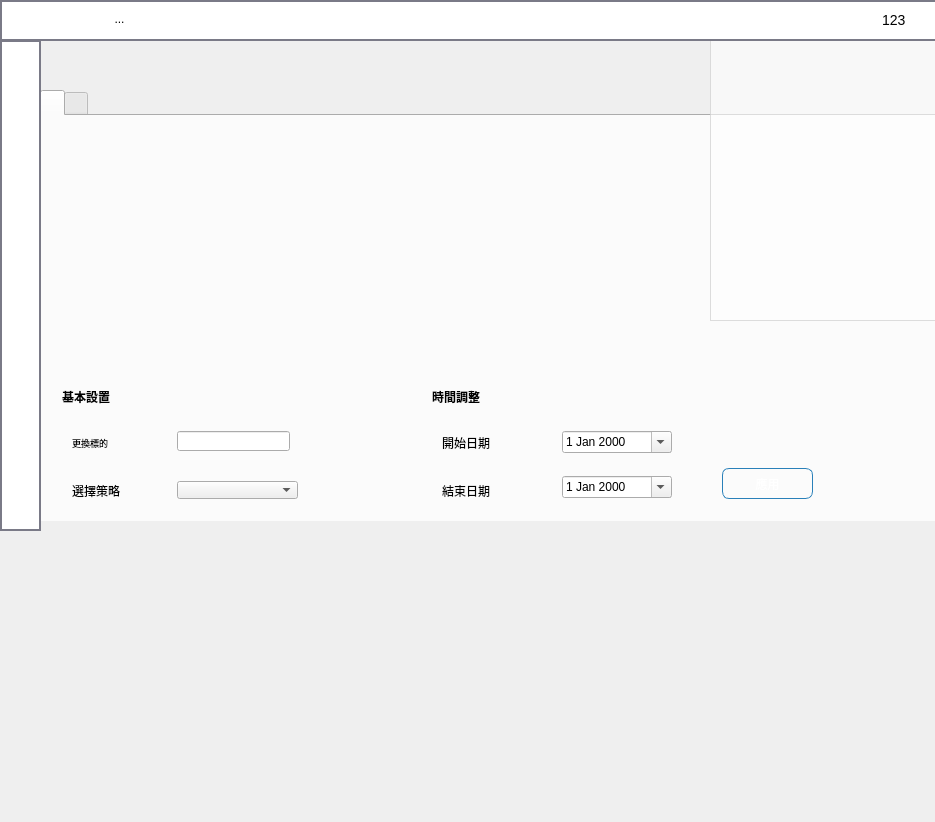
<?xml version="1.0" encoding="UTF-8"?>
<ui version="4.0">
 <class>Form</class>
 <widget class="QWidget" name="Form">
  <property name="geometry">
   <rect>
    <x>0</x>
    <y>0</y>
    <width>935</width>
    <height>822</height>
   </rect>
  </property>
  <property name="sizePolicy">
   <sizepolicy hsizetype="Expanding" vsizetype="Expanding">
    <horstretch>0</horstretch>
    <verstretch>0</verstretch>
   </sizepolicy>
  </property>
  <property name="windowTitle">
   <string>Form</string>
  </property>
  <property name="styleSheet">
   <string notr="true"/>
  </property>
  <widget class="QFrame" name="frame">
   <property name="geometry">
    <rect>
     <x>0</x>
     <y>0</y>
     <width>966</width>
     <height>41</height>
    </rect>
   </property>
   <property name="styleSheet">
    <string notr="true">QFrame {
    background-color: white; 

}
QLineEdit{

	background: transparent;：将背景颜色设为透明。
	border: none;
}
  QFrame {
                border: 2px solid #7A7A87;
            }
  QPushButton {
                border: none;
       
            }
  QLabel {
                border: none;
       
            }</string>
   </property>
   <property name="frameShape">
    <enum>QFrame::StyledPanel</enum>
   </property>
   <property name="frameShadow">
    <enum>QFrame::Raised</enum>
   </property>
   <widget class="QPushButton" name="pushButton_4">
    <property name="geometry">
     <rect>
      <x>840</x>
      <y>10</y>
      <width>61</width>
      <height>21</height>
     </rect>
    </property>
    <property name="cursor">
     <cursorShape>PointingHandCursor</cursorShape>
    </property>
    <property name="styleSheet">
     <string notr="true">font: 7pt &quot;Bauhaus 93&quot;;
QPushButton {
    border: none; /* 移除邊框 */
    background: none; /* 移除背景 */
  	 color: #FFFFFF; /* 設置文字顏色為白色 */
    font-size: 12px; /* 設置文字大小 */
}</string>
    </property>
    <property name="text">
     <string/>
    </property>
    <property name="icon">
     <iconset>
      <normaloff>../user-interface.png</normaloff>../user-interface.png</iconset>
    </property>
    <property name="iconSize">
     <size>
      <width>20</width>
      <height>20</height>
     </size>
    </property>
   </widget>
   <widget class="QLineEdit" name="lineEdit">
    <property name="geometry">
     <rect>
      <x>880</x>
      <y>10</y>
      <width>81</width>
      <height>20</height>
     </rect>
    </property>
    <property name="styleSheet">
     <string notr="true">    QLineEdit {
        background: transparent;
        border: 0px solid transparent;
        padding: 0px;
        margin: 0px;
		 color: black;
		 font-size:14px;
    }</string>
    </property>
    <property name="text">
     <string>123</string>
    </property>
   </widget>
   <widget class="QToolButton" name="toolButton">
    <property name="geometry">
     <rect>
      <x>14</x>
      <y>3</y>
      <width>211</width>
      <height>31</height>
     </rect>
    </property>
    <property name="styleSheet">
     <string notr="true">  QToolButton {
                border: none;
       
            }</string>
    </property>
    <property name="text">
     <string>...</string>
    </property>
    <property name="icon">
     <iconset>
      <normaloff>ainvest_logo_02.png</normaloff>ainvest_logo_02.png</iconset>
    </property>
    <property name="iconSize">
     <size>
      <width>250</width>
      <height>150</height>
     </size>
    </property>
   </widget>
   <widget class="QPushButton" name="pushButton_6">
    <property name="geometry">
     <rect>
      <x>930</x>
      <y>0</y>
      <width>21</width>
      <height>20</height>
     </rect>
    </property>
    <property name="text">
     <string/>
    </property>
    <property name="icon">
     <iconset>
      <normaloff>close.png</normaloff>close.png</iconset>
    </property>
    <property name="iconSize">
     <size>
      <width>10</width>
      <height>10</height>
     </size>
    </property>
   </widget>
  </widget>
  <widget class="QStackedWidget" name="stackedWidget">
   <property name="geometry">
    <rect>
     <x>40</x>
     <y>40</y>
     <width>921</width>
     <height>481</height>
    </rect>
   </property>
   <property name="sizePolicy">
    <sizepolicy hsizetype="Expanding" vsizetype="Expanding">
     <horstretch>0</horstretch>
     <verstretch>0</verstretch>
    </sizepolicy>
   </property>
   <property name="currentIndex">
    <number>1</number>
   </property>
   <widget class="QWidget" name="page">
    <layout class="QVBoxLayout" name="verticalLayout">
     <item>
      <widget class="QLabel" name="label_2">
       <property name="text">
        <string/>
       </property>
      </widget>
     </item>
    </layout>
   </widget>
   <widget class="QWidget" name="page_2">
    <widget class="QTabWidget" name="tabWidget">
     <property name="geometry">
      <rect>
       <x>0</x>
       <y>50</y>
       <width>931</width>
       <height>451</height>
      </rect>
     </property>
     <property name="currentIndex">
      <number>0</number>
     </property>
     <widget class="QWidget" name="tab">
      <attribute name="title">
       <string/>
      </attribute>
      <widget class="QWidget" name="widget_edit_st" native="true">
       <property name="geometry">
        <rect>
         <x>0</x>
         <y>260</y>
         <width>911</width>
         <height>181</height>
        </rect>
       </property>
       <property name="sizePolicy">
        <sizepolicy hsizetype="Preferred" vsizetype="Preferred">
         <horstretch>0</horstretch>
         <verstretch>0</verstretch>
        </sizepolicy>
       </property>
       <property name="styleSheet">
        <string notr="true">

QComboBox QAbstractItemView {
    outline: none;  /* 禁用下拉菜单项的焦点轮廓 */
	 background-color:white;
	 selection-color:white;
    selection-background-color:#33b4ff;
}

QComboBox QAbstractItemView::item {
    outline: none;  /* 禁用每个下拉菜单项的虚线 */
}

QCalendarWidget QToolButton#qt_calendar_prevmonth {
    qproperty-icon: url(./back.png); /* 相对路径 */
    qproperty-iconSize: 24px;
}

QCalendarWidget QToolButton#qt_calendar_nextmonth {
    qproperty-icon: url(./next.png); /* 相对路径 */
    qproperty-iconSize: 24px;
}QCalendarWidget QWidget#qt_calendar_navigationbar {
    background-color: #FFFFFF;  /* 设置顶部导航栏的背景颜色为白色 */
}

QCalendarWidget QToolButton {
    background-color: #FFFFFF;  /* 设置导航栏的按钮背景颜色为白色 */
    color: black;               /* 设置按钮的文本颜色为黑色 */
    border: none;               /* 移除按钮边框 */
}

</string>
       </property>
       <widget class="QLabel" name="label">
        <property name="geometry">
         <rect>
          <x>30</x>
          <y>56</y>
          <width>51</width>
          <height>21</height>
         </rect>
        </property>
        <property name="styleSheet">
         <string notr="true">QLabel{font-size:9px;}</string>
        </property>
        <property name="text">
         <string>更換標的</string>
        </property>
       </widget>
       <widget class="QLineEdit" name="lineEdit_2">
        <property name="geometry">
         <rect>
          <x>135</x>
          <y>55</y>
          <width>113</width>
          <height>20</height>
         </rect>
        </property>
       </widget>
       <widget class="QLabel" name="label_3">
        <property name="geometry">
         <rect>
          <x>30</x>
          <y>104</y>
          <width>51</width>
          <height>21</height>
         </rect>
        </property>
        <property name="text">
         <string>選擇策略</string>
        </property>
       </widget>
       <widget class="QComboBox" name="comboBox">
        <property name="geometry">
         <rect>
          <x>135</x>
          <y>105</y>
          <width>121</width>
          <height>18</height>
         </rect>
        </property>
       </widget>
       <widget class="QDateEdit" name="dateEdit">
        <property name="geometry">
         <rect>
          <x>520</x>
          <y>55</y>
          <width>110</width>
          <height>22</height>
         </rect>
        </property>
        <property name="styleSheet">
         <string notr="true"/>
        </property>
        <property name="calendarPopup">
         <bool>true</bool>
        </property>
       </widget>
       <widget class="QLabel" name="label_4">
        <property name="geometry">
         <rect>
          <x>400</x>
          <y>56</y>
          <width>51</width>
          <height>21</height>
         </rect>
        </property>
        <property name="text">
         <string>開始日期</string>
        </property>
       </widget>
       <widget class="QLabel" name="label_5">
        <property name="geometry">
         <rect>
          <x>400</x>
          <y>104</y>
          <width>51</width>
          <height>21</height>
         </rect>
        </property>
        <property name="text">
         <string>結束日期</string>
        </property>
       </widget>
       <widget class="QDateEdit" name="dateEdit_2">
        <property name="geometry">
         <rect>
          <x>520</x>
          <y>100</y>
          <width>110</width>
          <height>22</height>
         </rect>
        </property>
        <property name="calendarPopup">
         <bool>true</bool>
        </property>
       </widget>
       <widget class="QLabel" name="label_6">
        <property name="geometry">
         <rect>
          <x>20</x>
          <y>10</y>
          <width>81</width>
          <height>21</height>
         </rect>
        </property>
        <property name="styleSheet">
         <string notr="true">QLabel{
font-size: 12px; font-weight: bold;
}</string>
        </property>
        <property name="text">
         <string>基本設置</string>
        </property>
       </widget>
       <widget class="QLabel" name="label_7">
        <property name="geometry">
         <rect>
          <x>390</x>
          <y>10</y>
          <width>81</width>
          <height>21</height>
         </rect>
        </property>
        <property name="styleSheet">
         <string notr="true">QLabel{
font-size: 12px; font-weight: bold;
}</string>
        </property>
        <property name="text">
         <string>時間調整</string>
        </property>
       </widget>
       <widget class="QPushButton" name="pushButton_9">
        <property name="geometry">
         <rect>
          <x>680</x>
          <y>92</y>
          <width>91</width>
          <height>31</height>
         </rect>
        </property>
        <property name="cursor">
         <cursorShape>PointingHandCursor</cursorShape>
        </property>
        <property name="styleSheet">
         <string notr="true">  QPushButton {
                background: qlineargradient(
                    x1: 0, y1: 0, x2: 1, y2: 0,
                    stop: 0 #1FB6F6, stop: 1 #497BF0
                );
                color: white;
                border: 1px solid #2980b9;
                border-radius: 7px;
                font-size: 12px;
            }

            QPushButton:pressed {
                background: qlineargradient(
                    x1: 0, y1: 0, x2: 1, y2: 0,
                    stop: 0 #1FB6F6, stop: 1 #497BF0
                );
            }</string>
        </property>
        <property name="text">
         <string>應用</string>
        </property>
        <property name="iconSize">
         <size>
          <width>12</width>
          <height>12</height>
         </size>
        </property>
       </widget>
      </widget>
     </widget>
     <widget class="QWidget" name="tab_2">
      <attribute name="title">
       <string/>
      </attribute>
      <widget class="QTableWidget" name="tableWidget">
       <property name="geometry">
        <rect>
         <x>0</x>
         <y>150</y>
         <width>911</width>
         <height>261</height>
        </rect>
       </property>
       <property name="styleSheet">
        <string notr="true"/>
       </property>
       <column>
        <property name="text">
         <string>進場日期</string>
        </property>
       </column>
       <column>
        <property name="text">
         <string>出場日期</string>
        </property>
       </column>
       <column>
        <property name="text">
         <string>進場價格</string>
        </property>
       </column>
       <column>
        <property name="text">
         <string>出場價格</string>
        </property>
       </column>
       <column>
        <property name="text">
         <string>張數</string>
        </property>
       </column>
       <column>
        <property name="text">
         <string>獲利</string>
        </property>
       </column>
       <column>
        <property name="text">
         <string>獲利率</string>
        </property>
       </column>
      </widget>
     </widget>
    </widget>
   </widget>
   <widget class="QWidget" name="page_3">
    <widget class="QTableWidget" name="tableWidget_mylist">
     <property name="geometry">
      <rect>
       <x>0</x>
       <y>40</y>
       <width>941</width>
       <height>401</height>
      </rect>
     </property>
     <property name="styleSheet">
      <string notr="true">  QPushButton {
                border: none;
       
            }
 QHeaderView::section {
        color: #3c3c3c;  /* 设置列标签字体颜色 */
    }
    QTableWidget::item {
        font-family: &quot;Bahnschrift&quot;;  /* 设置字体 */
        font-size: 14px;       /* 设置字体大小 */
        font-weight: bold;     /* 设置字体粗细 */
        padding: 0px;                    /* 移除单元格内容的内边距 */
    	 margin: 0px;                     /* 移除单元格的外边距 */
    	 border-top: none;                /* 移除顶部边框 */
   		 border-left: none;               /* 移除左边边框 */
   		 border-right: none;   
    }
  QTableWidget::item:selected {
        background-color: transparent;  /* 移除选中单元格的背景颜色 */
		  color: black;
    }
    QTableWidget::item {
        border: none;  /* 移除单元格的边框 */
    }
    QTableWidget {
        border: none;  /* 移除表格的边框 */
   		 gridline-color: transparent;   /* 移除表格的网格线 */

    }

            QTableWidget::item {
                border: none;
            }
            QTableWidget::item:selected {
                border: none;
            }
            QTableWidget::item:focus {
                border: none;
            }
    QTableWidget {
        border: none;
    }
    QTableWidget::item {
        border: none;
    }
    QTableWidget::item:selected {
        border: none;
    }
    QTableWidget::item:focus {
        border: none;
    }
QTableWidget::item {
    border-bottom: 1px solid #D0D0D0;  /* 为每个单元格的底部添加1px的黑色水平线 */
}

QHeaderView::section {
    border-bottom: 2px solid black;  /* 添加列标签下方的黑色2px边框 */
    background-color: transparent;
    color: black;
}
    QHeaderView::section:focus {
        outline: none; /* 去掉焦点时的光晕效果 */
    }
QTableWidget::item:selected {
    border-bottom: 1px solid #D0D0D0	;  /* 在单元格选中时保持底部黑线 */
    background-color: transparent;   /* 移除选中时的背景颜色 */
}

QTableWidget::item:focus {
    border-bottom: 1px solid #D0D0D0	;  /* 在单元格获得焦点时保持底部黑线 */
    background-color: transparent;   /* 移除焦点时的背景颜色 */
}</string>
     </property>
     <column>
      <property name="text">
       <string>策略</string>
      </property>
     </column>
     <column>
      <property name="text">
       <string>描述</string>
      </property>
     </column>
     <column>
      <property name="text">
       <string/>
      </property>
     </column>
     <column>
      <property name="text">
       <string/>
      </property>
     </column>
     <column>
      <property name="text">
       <string/>
      </property>
     </column>
    </widget>
    <widget class="QWidget" name="widget" native="true">
     <property name="geometry">
      <rect>
       <x>-1</x>
       <y>-1</y>
       <width>921</width>
       <height>41</height>
      </rect>
     </property>
     <widget class="QPushButton" name="pushButton_8">
      <property name="geometry">
       <rect>
        <x>0</x>
        <y>0</y>
        <width>121</width>
        <height>31</height>
       </rect>
      </property>
      <property name="styleSheet">
       <string notr="true">  QPushButton {
                background: qlineargradient(
                    x1: 0, y1: 0, x2: 1, y2: 0,
                    stop: 0 #1FB6F6, stop: 1 #497BF0
                );
                color: white;
                border: 1px solid #2980b9;
                border-radius: 7px;
                font-size: 12px;
            }

            QPushButton:pressed {
                background: qlineargradient(
                    x1: 0, y1: 0, x2: 1, y2: 0,
                    stop: 0 #1FB6F6, stop: 1 #497BF0
                );
            }</string>
      </property>
      <property name="text">
       <string>新增更多策略</string>
      </property>
      <property name="icon">
       <iconset>
        <normaloff>search.png</normaloff>search.png</iconset>
      </property>
      <property name="iconSize">
       <size>
        <width>12</width>
        <height>12</height>
       </size>
      </property>
     </widget>
    </widget>
   </widget>
   <widget class="QWidget" name="page_4">
    <widget class="QTableWidget" name="tableWidget_mylist_2">
     <property name="geometry">
      <rect>
       <x>0</x>
       <y>0</y>
       <width>921</width>
       <height>451</height>
      </rect>
     </property>
     <property name="styleSheet">
      <string notr="true">  QPushButton {
                border: none;
       
            }
 QHeaderView::section {
        color: #3c3c3c;  /* 设置列标签字体颜色 */
    }
    QTableWidget::item {
        font-family: &quot;Bahnschrift&quot;;  /* 设置字体 */
        font-size: 14px;       /* 设置字体大小 */
        font-weight: bold;     /* 设置字体粗细 */
          /* 设置字体样式为斜体 */          /* 设置字体颜色 */
    }
  QTableWidget::item:selected {
        background-color: transparent;  /* 移除选中单元格的背景颜色 */
		  color: black;
    }
    QTableWidget::item {
        border: none;  /* 移除单元格的边框 */
    }
    QTableWidget {
        border: none;  /* 移除表格的边框 */
    }

            QTableWidget::item {
                border: none;
            }
            QTableWidget::item:selected {
                border: none;
            }
            QTableWidget::item:focus {
                border: none;
            }
    QTableWidget {
        border: none;
    }
    QTableWidget::item {
        border: none;
    }
    QTableWidget::item:selected {
        border: none;
    }
    QTableWidget::item:focus {
        border: none;
    }
    QHeaderView::section {
        background-color: transparent; /* 保持透明背景 */
        color: black; /* 保持字体颜色 */
        border: none;
    }
    QHeaderView::section:focus {
        outline: none; /* 去掉焦点时的光晕效果 */
    }</string>
     </property>
     <column>
      <property name="text">
       <string>策略</string>
      </property>
     </column>
     <column>
      <property name="text">
       <string>描述</string>
      </property>
     </column>
     <column>
      <property name="text">
       <string>狀態</string>
      </property>
     </column>
    </widget>
   </widget>
  </widget>
  <widget class="QTableWidget" name="table_widget">
   <property name="geometry">
    <rect>
     <x>710</x>
     <y>40</y>
     <width>256</width>
     <height>281</height>
    </rect>
   </property>
   <property name="styleSheet">
    <string notr="true">  QTableWidget {
                color:white;
       		background-color: rgba(255, 255, 255, 150)
            }
            QTableWidget::item {
                background-color: white;
                color: black;
            }
            QTableWidget::item:selected {
                background-color: white;
            }
            QScrollBar:vertical, QScrollBar:horizontal {
                background: #2e2e2e;
                width: 6px;
                height: 6px;
            }
            QHeaderView::section {
				background-color: rgba(255, 255, 255, 150)
                color: black;
                border: 0px;
            }
            QScrollBar::handle:vertical, QScrollBar::handle:horizontal {
                background: #a0a0a0;
                border-radius: 2px;
                min-height: 20px;
                min-width: 20px;
            }
            QScrollBar::add-line:vertical, QScrollBar::sub-line:vertical,
            QScrollBar::add-line:horizontal, QScrollBar::sub-line:horizontal {
                background: none;
            }
            QScrollBar::add-page:vertical, QScrollBar::sub-page:vertical,
            QScrollBar::add-page:horizontal, QScrollBar::sub-page:horizontal {
                background: none;
            }
       </string>
   </property>
  </widget>
  <widget class="QFrame" name="frame_4">
   <property name="geometry">
    <rect>
     <x>0</x>
     <y>40</y>
     <width>41</width>
     <height>491</height>
    </rect>
   </property>
   <property name="styleSheet">
    <string notr="true">QPushButton {
    border: none; /* 移除邊框 */
    background: none; /* 移除背景 */
  	 color: #FFFFFF; /* 設置文字顏色為白色 */
    font-size: 12px; /* 設置文字大小 */
}
QFrame {
    background-color: white; /* 設置背景顏色為淡灰色 */
}
QToolButton {
    border: none; /* 移除邊框 */
    font-size: 12px; /* 設置文字大小 */
}
  QFrame {
                border: 2px solid #7A7A87;
            }</string>
   </property>
   <property name="frameShape">
    <enum>QFrame::StyledPanel</enum>
   </property>
   <property name="frameShadow">
    <enum>QFrame::Raised</enum>
   </property>
   <widget class="QPushButton" name="pushButton_2">
    <property name="geometry">
     <rect>
      <x>40</x>
      <y>886</y>
      <width>91</width>
      <height>21</height>
     </rect>
    </property>
    <property name="text">
     <string>PushButton</string>
    </property>
   </widget>
   <widget class="QPushButton" name="pushButton_7">
    <property name="geometry">
     <rect>
      <x>5</x>
      <y>20</y>
      <width>31</width>
      <height>31</height>
     </rect>
    </property>
    <property name="cursor">
     <cursorShape>PointingHandCursor</cursorShape>
    </property>
    <property name="text">
     <string/>
    </property>
    <property name="icon">
     <iconset>
      <normaloff>home.png</normaloff>home.png</iconset>
    </property>
    <property name="iconSize">
     <size>
      <width>20</width>
      <height>20</height>
     </size>
    </property>
   </widget>
   <widget class="QPushButton" name="pushButton_3">
    <property name="geometry">
     <rect>
      <x>5</x>
      <y>60</y>
      <width>31</width>
      <height>41</height>
     </rect>
    </property>
    <property name="cursor">
     <cursorShape>PointingHandCursor</cursorShape>
    </property>
    <property name="text">
     <string/>
    </property>
    <property name="icon">
     <iconset>
      <normaloff>chart-histogram.png</normaloff>chart-histogram.png</iconset>
    </property>
    <property name="iconSize">
     <size>
      <width>20</width>
      <height>20</height>
     </size>
    </property>
   </widget>
   <widget class="QPushButton" name="pushButton_5">
    <property name="geometry">
     <rect>
      <x>5</x>
      <y>112</y>
      <width>31</width>
      <height>31</height>
     </rect>
    </property>
    <property name="cursor">
     <cursorShape>PointingHandCursor</cursorShape>
    </property>
    <property name="text">
     <string/>
    </property>
    <property name="icon">
     <iconset>
      <normaloff>list.png</normaloff>list.png</iconset>
    </property>
    <property name="iconSize">
     <size>
      <width>20</width>
      <height>20</height>
     </size>
    </property>
   </widget>
   <widget class="QPushButton" name="public_bt">
    <property name="geometry">
     <rect>
      <x>6</x>
      <y>150</y>
      <width>31</width>
      <height>31</height>
     </rect>
    </property>
    <property name="cursor">
     <cursorShape>PointingHandCursor</cursorShape>
    </property>
    <property name="text">
     <string/>
    </property>
    <property name="icon">
     <iconset>
      <normaloff>globe.png</normaloff>globe.png</iconset>
    </property>
    <property name="iconSize">
     <size>
      <width>25</width>
      <height>25</height>
     </size>
    </property>
   </widget>
   <widget class="QPushButton" name="show_chatbot">
    <property name="geometry">
     <rect>
      <x>5</x>
      <y>350</y>
      <width>31</width>
      <height>31</height>
     </rect>
    </property>
    <property name="cursor">
     <cursorShape>PointingHandCursor</cursorShape>
    </property>
    <property name="text">
     <string/>
    </property>
    <property name="icon">
     <iconset>
      <normaloff>bot_icon.png</normaloff>bot_icon.png</iconset>
    </property>
    <property name="iconSize">
     <size>
      <width>25</width>
      <height>25</height>
     </size>
    </property>
   </widget>
  </widget>
  <zorder>stackedWidget</zorder>
  <zorder>table_widget</zorder>
  <zorder>frame</zorder>
  <zorder>frame_4</zorder>
 </widget>
 <resources/>
 <connections/>
</ui>
